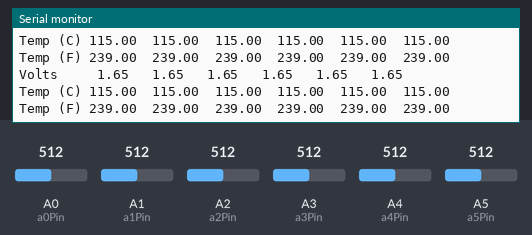
Recording of a sketch running on a simulated Arduino Uno, built with avr-gcc and run on an emulated ATmega328P. On the bench: the last lines printed to the serial monitor. The inputs (shaded band) are chosen by the test bench; at power-on: A0 (a0Pin) = 512, A1 (a1Pin) = 512, A2 (a2Pin) = 512, A3 (a3Pin) = 512, A4 (a4Pin) = 512, A5 (a5Pin) = 512.

Above: at 1.8 s.
1.9 s: A0 (a0Pin) set to 716
At 2.8 s:
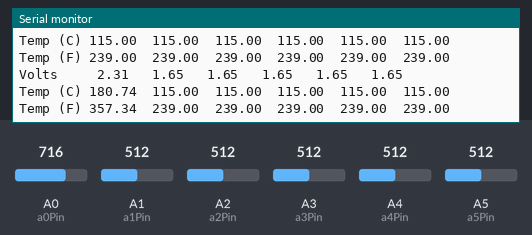
3.4 s: A1 (a1Pin) set to 716
At 4.7 s:
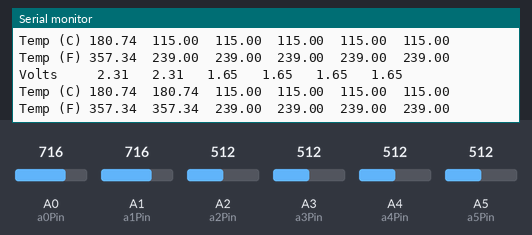
4.9 s: A2 (a2Pin) set to 716
At 5.9 s:
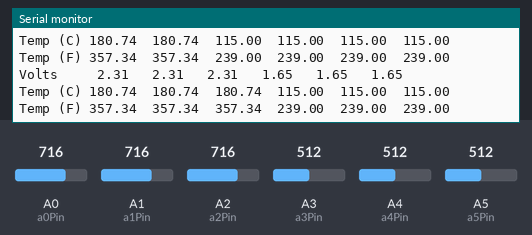
6.4 s: A3 (a3Pin) set to 716
At 7.7 s:
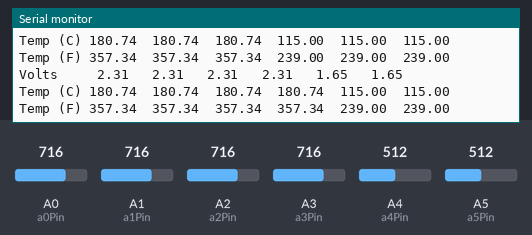
7.9 s: A4 (a4Pin) set to 716
At 8.9 s:
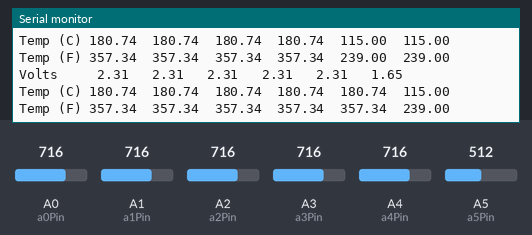
9.4 s: A5 (a5Pin) set to 716
At 10.6 s:
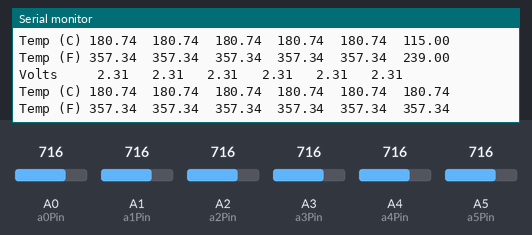

Measured:
- after the input at 1.9 s, the serial monitor: prints a new line after 0.12 s (image 1)
- after the input at 3.4 s, the serial monitor: prints a new line after 0.64 s (image 2)
- after the input at 4.9 s, the serial monitor: prints a new line after 0.15 s (image 3)
- after the input at 6.4 s, the serial monitor: prints a new line after 0.67 s (image 4)
- after the input at 7.9 s, the serial monitor: prints a new line after 0.18 s (image 5)
- after the input at 9.4 s, the serial monitor: prints a new line after 0.70 s (image 6)

The sketch:

displayTMP36values.ino
```cpp
// displayTMP36values  v0.1   2017-10-19 Happy Diwali!
//  Read in all 6 analog values, covert to Temperature, display the values
//    Add to the Preferences, to get the Adafruit boards...
//    https://adafruit.github.io/arduino-board-index/package_adafruit_index.json
//   Others https://github.com/arduino/Arduino/wiki/Unofficial-list-of-3rd-party-boards-support-urls#list-of-3rd-party-boards-support-urls
//
// https://www.adafruit.com/product/165   $1.50 each, reads Celsius natively.
// https://learn.adafruit.com/tmp36-temperature-sensor/overview
// http://www.analog.com/media/en/technical-documentation/data-sheets/TMP35_36_37.pdf
// http://www.analog.com/en/products/analog-to-digital-converters/integrated-special-purpose-converters/digital-temperature-sensors/tmp36.html

// create an integer for the pin number for the analog port
int a0Pin = 14;
int a1Pin = 15;
int a2Pin = 16;
int a3Pin = 17;
int a4Pin = 18;
int a5Pin = 19;

// set the initial value, to establish the integer variables
//  The analog inputs read out in integer values, so use int variables...
int val1 = 0;
int val2 = 0;
int val3 = 0;
int val4 = 0;
int val5 = 0;
int val6 = 0;

// - - - + - - - - + - - - - + - - - - + - - - - + - - - - + - - - - + - - - - +
void setup() {
  // put your setup code here, to run once:
  Serial.begin(115200);  // set up for the pseudo-serial monitor
}

// - - - + - - - - + - - - - + - - - - + - - - - + - - - - + - - - - + - - - - +
void loop() {
  // put your main code here, to run repeatedly:
  // Read in the values, as close to the same time as posible
  //  the values will be stored in the integers to display soon
  val1 = analogRead(a0Pin); // read the first Analog input pin
  val2 = analogRead(a1Pin); // read the second Analog input pin
  val3 = analogRead(a2Pin); // read the third Analog input pin
  val4 = analogRead(a3Pin); // read the fourth Analog input pin
  val5 = analogRead(a4Pin); // read the fifth Analog input pin
  val6 = analogRead(a5Pin); // read the sixth Analog input pin
  /* These inputs are "high impedance". If your readings seem unstable
   * (the is, not stable/repeatable), it could be due to the impedance
   * changes from rapid queries. Try reading twice, after a short delay,
   * using the second reading.
   */

  // Convert the reading into voltage... This depends on the CPU voltage
  // We need small precision, so we'll use FLOATing point variables
  //   https://www.arduino.cc/en/Reference/Float
  // Adalogger M0 is a 3.3v CPU, so we give the sensors 3.3 volts...
  // We then divide the result by 1024 steps of our A to D converter
  float tempV1 = val1 * 3.3; tempV1 /= 1024.0;
  float tempV2 = val2 * 3.3; tempV2 /= 1024.0;
  float tempV3 = val3 * 3.3; tempV3 /= 1024.0;
  float tempV4 = val4 * 3.3; tempV4 /= 1024.0;
  float tempV5 = val5 * 3.3; tempV5 /= 1024.0;
  float tempV6 = val6 * 3.3; tempV6 /= 1024.0;

  //  For Centigrade, [(analog voltage in mV) - 0.5] * 100
  float tempC1 = (tempV1 - 0.5) * 100;
  float tempC2 = (tempV2 - 0.5) * 100;
  float tempC3 = (tempV3 - 0.5) * 100;
  float tempC4 = (tempV4 - 0.5) * 100;
  float tempC5 = (tempV5 - 0.5) * 100;
  float tempC6 = (tempV6 - 0.5) * 100;

  // for Farenheit, (Temperature C * 9.0 / 5.0) + 32.0
  // The TMP35 and TMP37 are designed for Farenheit reading output
  // The TMP36 is designed for Centigrade reading, and we convert to F
  float tempF1 = (tempC1 * 9.0 / 5.0) + 32.0;
  float tempF2 = (tempC2 * 9.0 / 5.0) + 32.0;
  float tempF3 = (tempC3 * 9.0 / 5.0) + 32.0;
  float tempF4 = (tempC4 * 9.0 / 5.0) + 32.0;
  float tempF5 = (tempC5 * 9.0 / 5.0) + 32.0;
  float tempF6 = (tempC6 * 9.0 / 5.0) + 32.0;


  //  We'll print similar readings on the same line, with tabs in between...
  //  We can put more than one command on each line, with semi-colons
  //    https://www.arduino.cc/en/Serial/Print
  Serial.println (); Serial.print ("Volts     ");
  Serial.print(tempV1); Serial.print ("\t ");
  Serial.print(tempV2); Serial.print ("\t ");
  Serial.print(tempV3); Serial.print ("\t ");
  Serial.print(tempV4); Serial.print ("\t ");
  Serial.print(tempV5); Serial.print ("\t ");
  Serial.println(tempV6);  // add the linefeed after the last variable, no tab

  Serial.print ("Temp (C) ");
  Serial.print(tempC1); Serial.print ("\t");
  Serial.print(tempC2); Serial.print ("\t");
  Serial.print(tempC3); Serial.print ("\t");
  Serial.print(tempC4); Serial.print ("\t");
  Serial.print(tempC5); Serial.print ("\t");
  Serial.println(tempC6);  // add the linefeed after the last variable, no tab

  Serial.print ("Temp (F) ");
  Serial.print(tempF1); Serial.print ("\t");
  Serial.print(tempF2); Serial.print ("\t");
  Serial.print(tempF3); Serial.print ("\t");
  Serial.print(tempF4); Serial.print ("\t");
  Serial.print(tempF5); Serial.print ("\t");
  Serial.println(tempF6);  // add the linefeed after the last variable, no tab

  //  If it's scrolling by too fast, add a delay here...
  delay(1000);   // the delay value is in milliseconds.
  // You can make the delay shorter, if your reading will be changing quickly.
  //  (But doing fast measurements will quickly fill your log.)
  // If you want to graph the changes over a day, or a week, consider a larger delay.
  //  (How many seconds in 5 minutes? How many in 30 minutes? How many in an hour?)
  // Remember that the delay function is in MILLISECONDS (1,000ths of a second).
}
```
